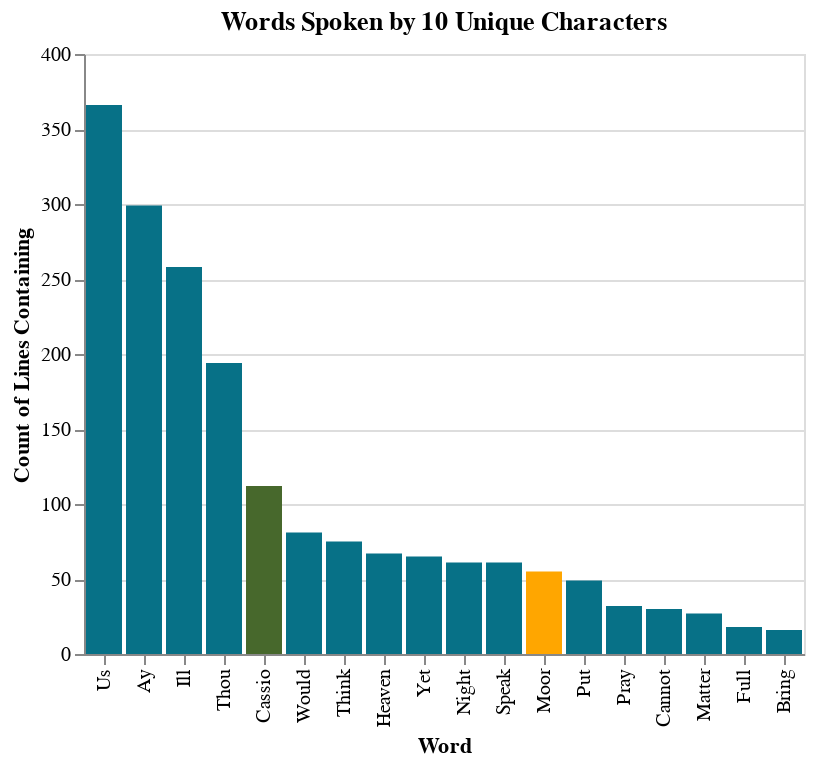

The notebook cell this image was saved under:
### Code cell
def color_for_chart(text):
    if text == "moor":
        return 2
    elif text == "cassio":
        return 1
    else:
        return 0

df_10_char["for_color"] = df_10_char["word"].apply(color_for_chart)
df_10_char["word"] = df_10_char["word"].str.title()

domain = [0, 1, 2]
range_ = ["#077187", "#47682C", "#FFA600"]

alt.Chart(df_10_char).mark_bar().encode(
    x = alt.X("word", sort="-y", title="Word"),
    y = alt.Y("count", title="Count of Lines Containing"),
    color=alt.Color("for_color:N", scale=alt.Scale(domain=domain, range=range_), legend=None)
).properties(
    title="Words Spoken by 10 Unique Characters"
)

### Figure 1 — Vega-Lite specification as saved in the notebook (floating-point values rounded to 4 significant figures)
{"config": {"view": {"continuousWidth": 300, "continuousHeight": 300}}, "data": {"name": "data-0d74c8deaed6dbd147e0fa5ee8eca387"}, "mark": {"type": "bar"}, "encoding": {"color": {"field": "for_color", "legend": null, "scale": {"domain": [0, 1, 2], "range": ["#077187", "#47682C", "#FFA600"]}, "type": "nominal"}, "x": {"field": "word", "sort": "-y", "title": "Word", "type": "nominal"}, "y": {"field": "count", "title": "Count of Lines Containing", "type": "quantitative"}}, "title": "Words Spoken by 10 Unique Characters", "$schema": "https://vega.github.io/schema/vega-lite/v5.20.1.json", "datasets": {"data-0d74c8deaed6dbd147e0fa5ee8eca387": [{"word": "Bring", "count": 16, "for_color": 0}, {"word": "Heaven", "count": 67, "for_color": 0}, {"word": "Ill", "count": 258, "for_color": 0}, {"word": "Moor", "count": 55, "for_color": 2}, {"word": "Us", "count": 366, "for_color": 0}, {"word": "Matter", "count": 27, "for_color": 0}, {"word": "Cannot", "count": 30, "for_color": 0}, {"word": "Cassio", "count": 112, "for_color": 1}, {"word": "Night", "count": 61, "for_color": 0}, {"word": "Think", "count": 75, "for_color": 0}, {"word": "Thou", "count": 194, "for_color": 0}, {"word": "Ay", "count": 299, "for_color": 0}, {"word": "Put", "count": 49, "for_color": 0}, {"word": "Speak", "count": 61, "for_color": 0}, {"word": "Pray", "count": 32, "for_color": 0}, {"word": "Full", "count": 18, "for_color": 0}, {"word": "Would", "count": 81, "for_color": 0}, {"word": "Yet", "count": 65, "for_color": 0}]}}
